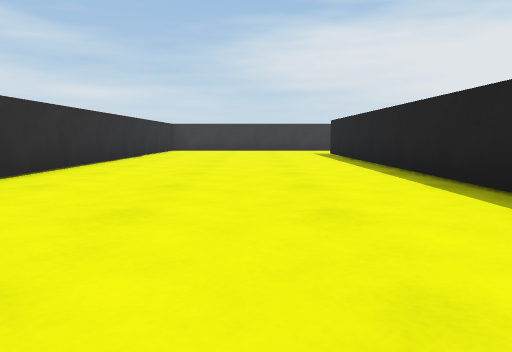
View 1 (above)

20 first-person views from a walk through a 3-D level made in the Unity game engine. The camera is 0.51 m above the floor, tilts 6° down and sees 70° across. The floor is counted in squares, 1 m on a side. Each view is taken from the middle of a square. On the plan, view 1 faces up. The plan holds only what a view shows up to about 9 squares ahead; the rest is blank. The place goes on beyond the plan.

View 2
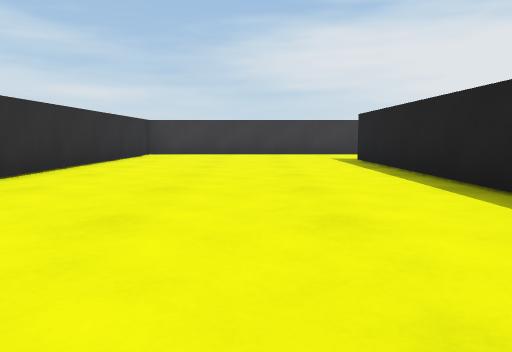

View 3
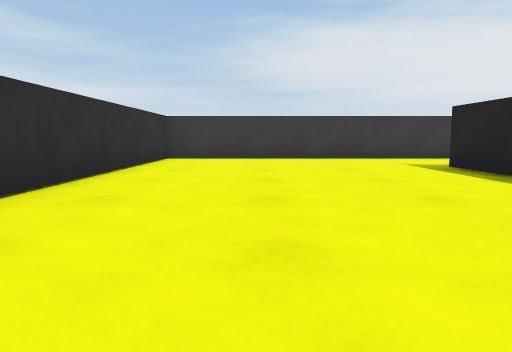

View 4
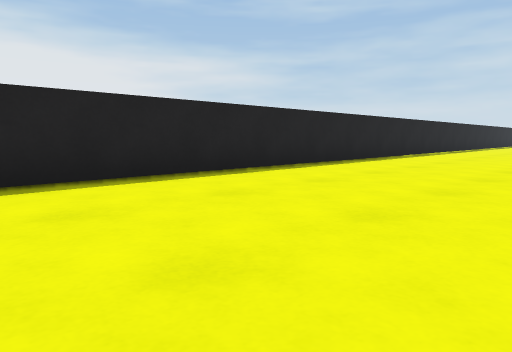

View 5
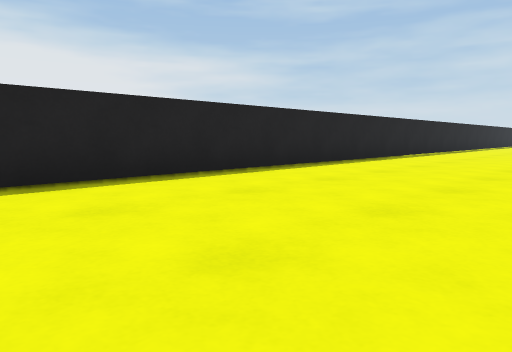

View 6
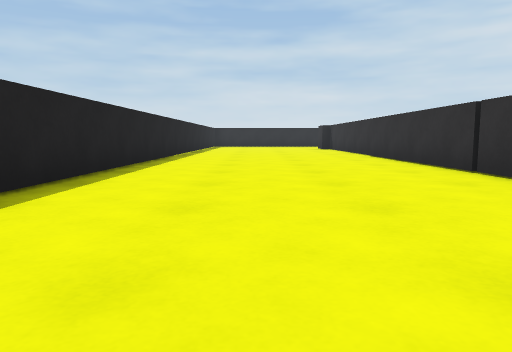

View 7
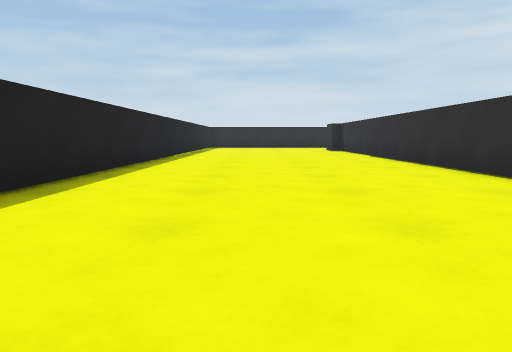

View 8
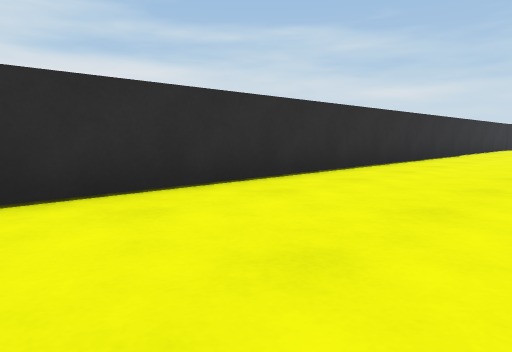

View 9
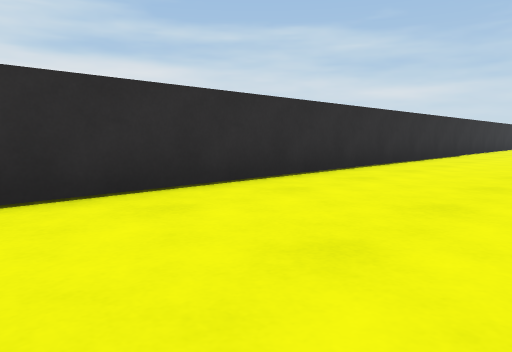

View 10
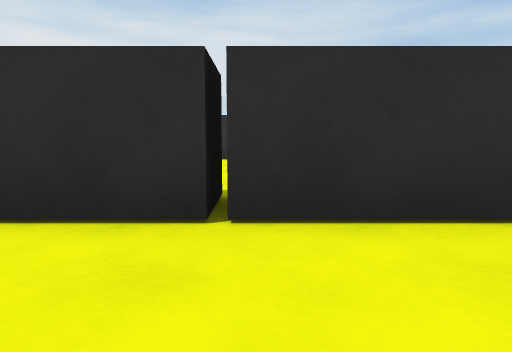

View 11
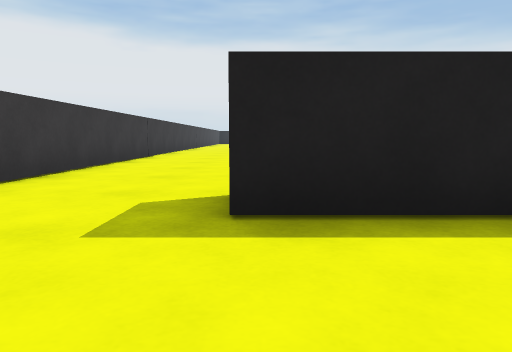

View 12
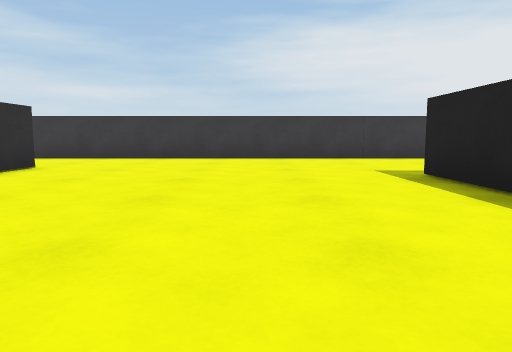

View 13
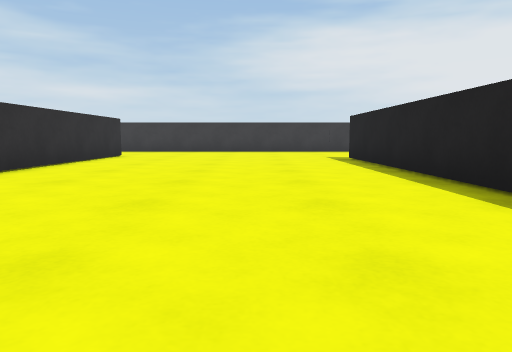

View 14
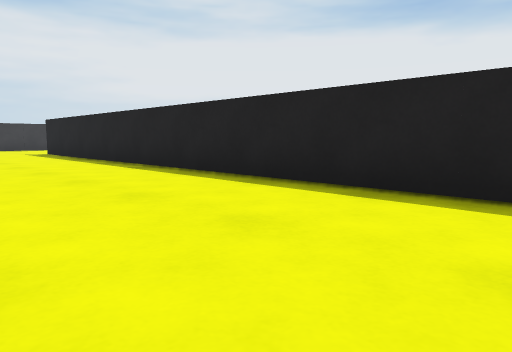

View 15
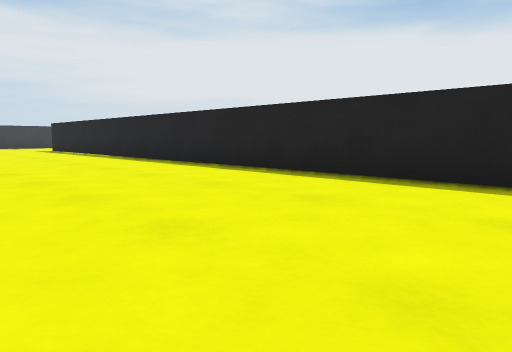

View 16
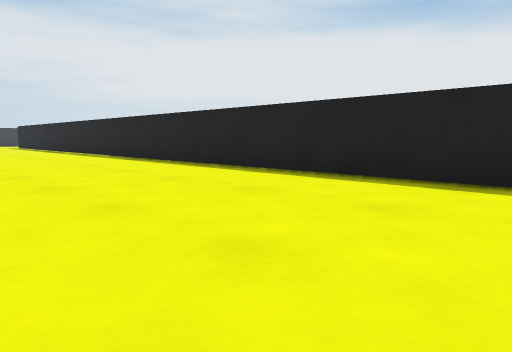

View 17
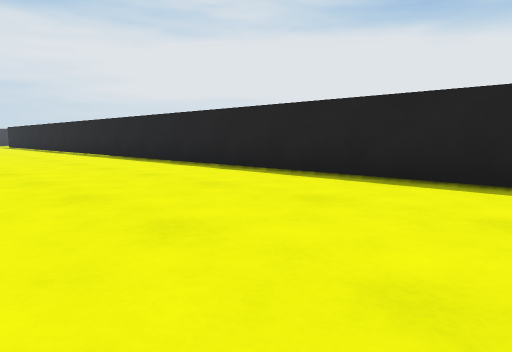

View 18
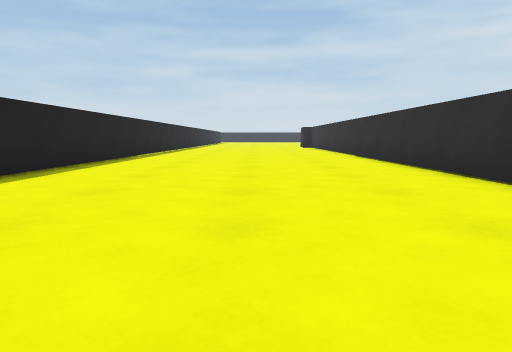

View 19
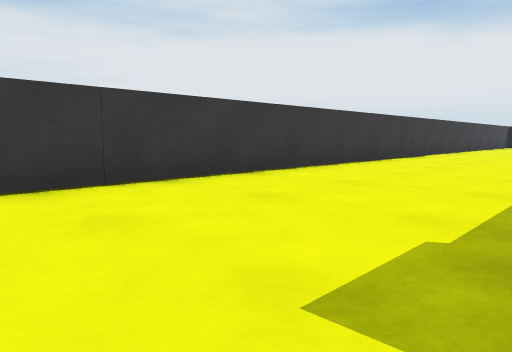

View 20
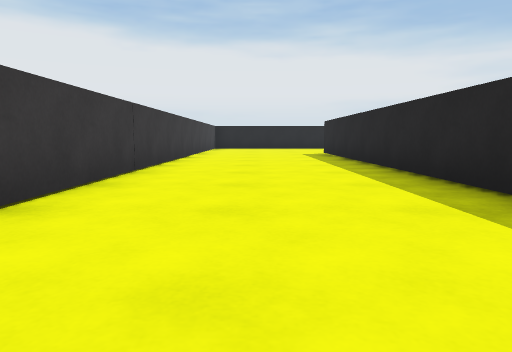

### Floor plan
Points are (right, up) in squares from view 1. A wall is a line through its corners. A room is listed if a view was taken in it or the views show most of it. See-through windows are left out.
Room 1 (views 1, 2, 3, 4, 5, 6, 7, 8, 9, 10, 11)
walls: (2.3, -13) (2.3, 11.2); (3.6, 13.8) (-3.1, 13.8) (-3.1, -13.1)
ways out: opening at (3, 12.5) to room 2
Room 2 (views 12, 13, 14, 15, 16, 17, 18, 19, 20)
walls: (15, 9.8) (21.1, 9.8); (3.3, 11.2) (3.3, 6.2); (3.3, -7.9) (3.3, -13.1); (9.3, -13.1) (9.3, 10); (21, 13.8) (3.6, 13.8)
ways out: opening at (3, 12.5) to room 1

Positions as (right, up) in squares from view 1, and headings:
1: (0, 0), facing up
2: (0, 3), facing up
3: (-1, 5), facing up
4: (-2, 6), facing down-right
5: (-2, 2), facing down-right
6: (0, -2), facing down
7: (0, -4), facing down
8: (0, -3), facing up-left
9: (0, -6), facing up-left
10: (-1, -7), facing left
11: (0, 11), facing right
12: (7, 5), facing up
13: (7, 1), facing up
14: (6, -2), facing up-right
15: (5, -5), facing up-right
16: (5, -10), facing up-right
17: (5, -12), facing up-right
18: (6, -4), facing down
19: (8, 10), facing up-right
20: (12, 12), facing right
